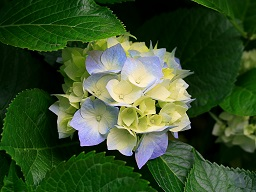
#> input picture images/Hydrangeas_01.jpg, 256 x 192 px, found by its file name
$ python gist2.py
#> lines starting #> are read from the running program, lines starting #| are printed output that depends on the picture
import numpy as np
import matplotlib.pyplot as plt
import cv2

# считать изображение
im = cv2.imread('images\hydrangeas_01.jpg')
#> im is the input picture: shape (192, 256, 3); mean B, G, R 44, 81, 57.3
# считать яркость точки из RGB каналов и сжать в одноразмерный массив
vals = np.apply_along_axis((lambda a: 0.299*a[0] + 0.5876*a[1] + 0.114*a[2]), 2, im).flatten()
contraster = float(input('Введите константу для увеличения контрастности: '))
#> the answer given: 3

i, j = 0, 0
# добавление контрастности
def get_contraster(z):
#> called with z = 1
    global contraster, i, j
    j += 1
    k = (int)(j / 3)
    new_value = contraster * (z - vals[k - 1]) + vals[k - 1]
#> new_value = -117.4
    if new_value < 0:
        i += 1
        return 0
    if new_value > 255:
        i += 1
        return 255
    return new_value

im = np.uint8([[[get_contraster(z) for z in y] for y in x] for x in im])
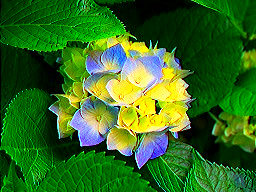
#> im: shape (192, 256, 3); mean B, G, R 30.2, 107.2, 49.4
vals = np.apply_along_axis((lambda a: 0.299*a[0] + 0.5876*a[1] + 0.114*a[2]), 2, im).flatten()
print(f'Не удалось добавить(уменьшить) контрастность {i} раз!')

counts, bars = np.histogram(vals, range(257))
#> counts = 256 values, max 1245 at index 0, min 13 at index 254, mean 192; bars = 257 values from 0 to 256
# отрисовать гистограмму на промежутке от 0 до 255
plt.bar(bars[:-1] - 0.5, counts, width=1)
plt.xlim([-0.5, 255.5])
plt.xlabel('Яркость точки')
plt.ylabel('Количество повторений')
plt.show()
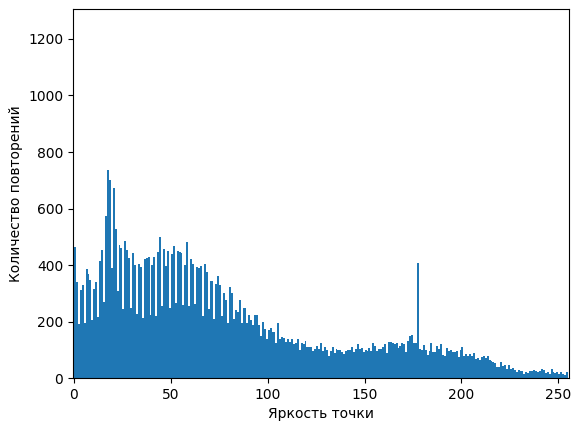
#> figure drawn by matplotlib, 1 panel; tallest bar 1245 high, from x = -1 to 0

cv2.imshow('image', im)
cv2.waitKey()
cv2.destroyAllWindows()
